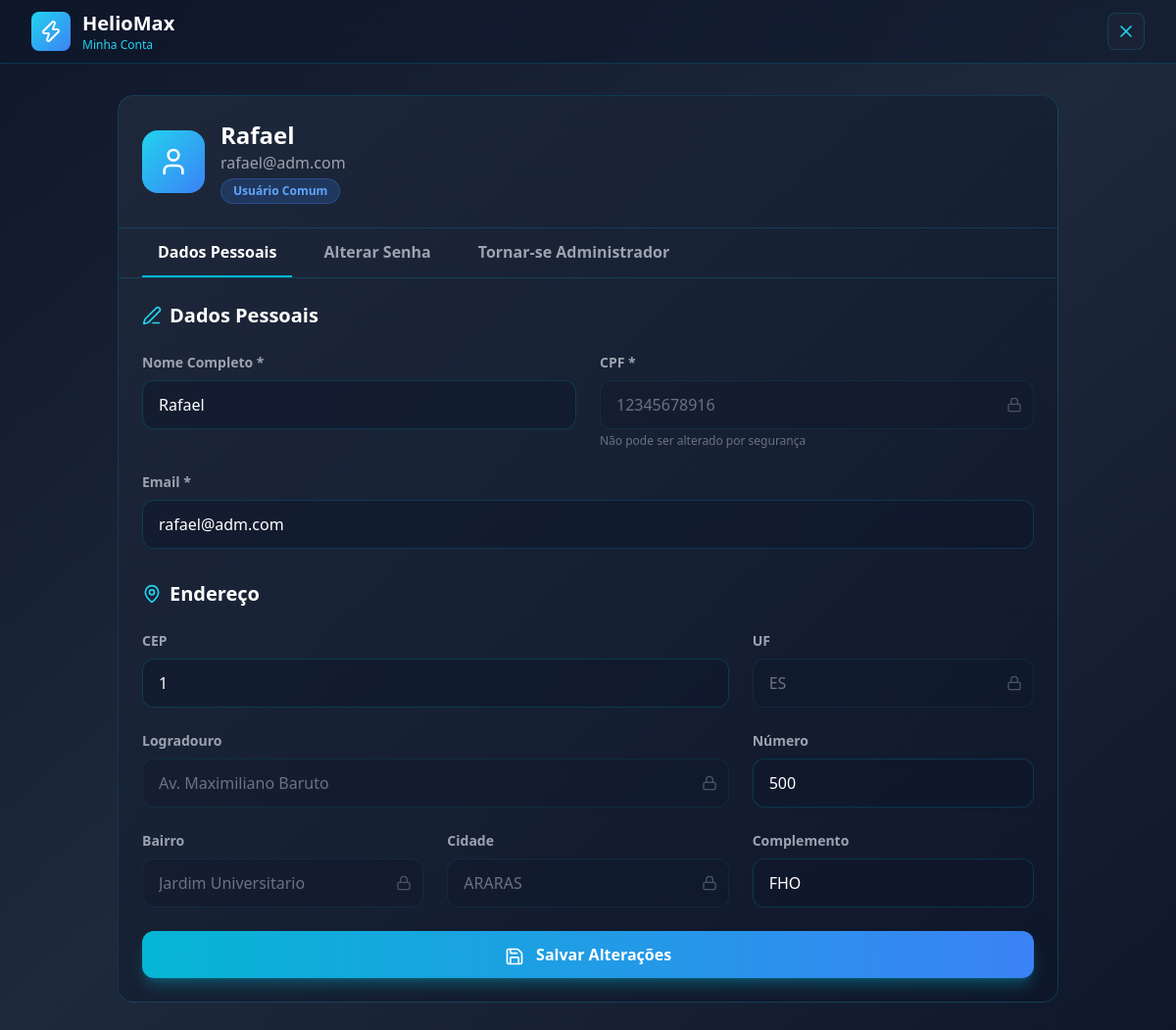
Screenshot of /codigoPWEB/pages/PHP/perfil.php (signed in) with the database file from the repository.
### tables this page shows
CREATE TABLE `usuario` (
  `ID_USER` int(11) NOT NULL,
  `NOME` varchar(100) NOT NULL,
  `CPF` varchar(11) NOT NULL,
  `EMAIL` varchar(150) NOT NULL,
  `SENHA` varchar(255) NOT NULL,
  `TIPO_USUARIO` tinyint(4) NOT NULL,
  `NUMERO_RESIDENCIA` varchar(10) NOT NULL,
  `COMPLEMENTO_ENDERECO` varchar(100) DEFAULT NULL,
  `FK_ID_CEP` int(11) NOT NULL
);

CREATE TABLE `cep` (
  `ID_CEP` int(11) NOT NULL,
  `CEP` varchar(9) DEFAULT NULL,
  `LOGRADOURO` varchar(255) NOT NULL,
  `FK_BAIRRO` int(11) NOT NULL
);

CREATE TABLE `estado` (
  `ID_ESTADO` int(11) NOT NULL,
  `UF` char(2) NOT NULL
);

CREATE TABLE `bairro` (
  `ID_BAIRRO` int(11) NOT NULL,
  `NOME` varchar(255) NOT NULL,
  `FK_CIDADE` int(11) NOT NULL
);

CREATE TABLE `cidade` (
  `ID_CIDADE` int(11) NOT NULL,
  `NOME` varchar(50) NOT NULL,
  `FK_ESTADO` int(11) NOT NULL
);

### codigoPWEB/pages/PHP/perfil.php (the view, shortened to what this page needs)
<?php
$host = '127.0.0.1';
$dbname = 'heliomax';
$username = 'root';
$password = '';
try {
     $pdo = new PDO("mysql:host=$host;dbname=$dbname;charset=utf8mb4", $username, $password);
     $pdo->setAttribute(PDO::ATTR_ERRMODE, PDO::ERRMODE_EXCEPTION);
} catch (PDOException $e) {
     die("Erro na conexão: " . $e->getMessage());
}
$user_id = $_SESSION['usuario_id'];
$stmt = $pdo->prepare("SELECT u.*,
                       c.CEP as CEP_USUARIO, /* CORRIGIDO: Selecionando 'CEP' da tabela 'cep' (c) */
                       u.NUMERO_RESIDENCIA,
                       u.COMPLEMENTO_ENDERECO,
                       c.CEP as CEP_TABELA,
                       c.LOGRADOURO,
                       b.NOME as bairro,
                       ci.NOME as cidade,
                       e.UF
                       FROM usuario u
                       LEFT JOIN cep c ON u.FK_ID_CEP = c.ID_CEP
                       LEFT JOIN bairro b ON c.FK_BAIRRO = b.ID_BAIRRO
                       LEFT JOIN cidade ci ON b.FK_CIDADE = ci.ID_CIDADE
                       LEFT JOIN estado e ON ci.FK_ESTADO = e.ID_ESTADO
                       WHERE u.ID_USER = ?");
$stmt->execute([$user_id]);
$usuario = $stmt->fetch();
?>
<!DOCTYPE html>
<html lang="pt-BR">
<head>
     <script src="https://cdn.tailwindcss.com"></script>
</head>
<body class="min-h-screen bg-gradient-to-br from-slate-900 via-slate-800 to-slate-900">
     <header class="bg-slate-900/50 backdrop-blur-xl border-b border-cyan-500/20 sticky top-0 z-50">
          <div class="max-w-7xl mx-auto px-4 sm:px-6 lg:px-8">
               <div class="flex items-center justify-between h-16">
                    <div class="flex items-center gap-3">
                         <div
                              class="w-10 h-10 bg-gradient-to-br from-cyan-400 to-blue-500 rounded-lg flex items-center justify-center">
                              <i data-lucide="zap" class="w-6 h-6 text-white"></i>
                         </div>
                         <div>
                              <h1 class="text-xl font-bold text-white">HelioMax</h1>
                              <p class="text-xs text-cyan-400">Minha Conta</p>
                         </div>
                    </div>
                    <div class="flex items-center gap-4">
                         <button onclick="window.history.back()"
                              class="p-2 bg-slate-800/50 hover:bg-slate-700/50 rounded-lg border border-cyan-500/20 hover:border-cyan-500/40 transition-all">
                              <i data-lucide="x" class="w-5 h-5 text-cyan-400"></i>
                         </button>
                    </div>
               </div>
          </div>
     </header>
     <main class="max-w-5xl mx-auto px-4 sm:px-6 lg:px-8 py-8">
          <div
               class="bg-gradient-to-br from-slate-800/95 to-slate-900/95 backdrop-blur-xl rounded-2xl border border-cyan-500/20">
               <div class="p-6 border-b border-cyan-500/20 flex items-center gap-4">
                    <div
                         class="w-16 h-16 bg-gradient-to-br from-cyan-400 to-blue-500 rounded-2xl flex items-center justify-center">
                         <i data-lucide="user" class="w-8 h-8 text-white"></i>
                    </div>
                    <div>
                         <h2 class="text-2xl font-bold text-white"><?php echo htmlspecialchars($usuario['NOME']); ?>
                         </h2>
                         <p class="text-gray-400"><?php echo htmlspecialchars($usuario['EMAIL']); ?></p>
                         <span
                              class="inline-block mt-1 px-3 py-1 bg-<?php echo $usuario['TIPO_USUARIO'] == 1 ? 'purple' : 'blue'; ?>-500/20 text-<?php echo $usuario['TIPO_USUARIO'] == 1 ? 'purple' : 'blue'; ?>-400 rounded-full text-xs font-semibold border border-<?php echo $usuario['TIPO_USUARIO'] == 1 ? 'purple' : 'blue'; ?>-500/30">
                              <?php echo $usuario['TIPO_USUARIO'] == 1 ? 'Administrador' : 'Usuário Comum'; ?>
                         </span>
                    </div>
               </div>
               <div class="border-b border-cyan-500/20 px-6">
                    <div class="flex gap-4">
                         <button onclick="mudarTab('dadosPessoais')" id="tabDadosPessoais"
                              class="px-4 py-3 text-white font-semibold border-b-2 border-cyan-500 transition-colors">
                              Dados Pessoais
                         </button>
                         <button onclick="mudarTab('alterarSenha')" id="tabAlterarSenha"
                              class="px-4 py-3 text-gray-400 font-semibold border-b-2 border-transparent hover:text-white transition-colors">
                              Alterar Senha
                         </button>
                         <?php if ($usuario['TIPO_USUARIO'] == 0): ?>
                              <button onclick="mudarTab('tornarAdmin')" id="tabTornarAdmin"
                                   class="px-4 py-3 text-gray-400 font-semibold border-b-2 border-transparent hover:text-white transition-colors">
                                   Tornar-se Administrador
                              </button>
                         <?php endif; ?>
                    </div>
               </div>
               <div id="contentDadosPessoais" class="p-6">
                    <form method="POST" action="">
                         <h3 class="text-xl font-bold text-white mb-6 flex items-center gap-2">
                              <i data-lucide="edit-3" class="w-5 h-5 text-cyan-400"></i>
                              Dados Pessoais
                         </h3>
                         <div class="grid grid-cols-1 md:grid-cols-2 gap-6 mb-6">
                              <div>
                                   <label class="block text-gray-400 text-sm font-semibold mb-2">Nome Completo *</label>
                                   <input type="text" name="nome" required
                                        value="<?php echo htmlspecialchars($usuario['NOME']); ?>"
                                        class="w-full px-4 py-3 bg-slate-900/50 border border-cyan-500/20 rounded-xl text-white placeholder-gray-500 focus:outline-none focus:border-cyan-500/50 transition-colors">
                              </div>
                              <div>
                                   <label class="block text-gray-400 text-sm font-semibold mb-2">CPF *</label>
                                   <div class="relative">
                                        <input type="text" value="<?php echo htmlspecialchars($usuario['CPF']); ?>"
                                             readonly disabled
                                             class="w-full px-4 py-3 bg-slate-900/30 border border-cyan-500/10 rounded-xl text-gray-500 cursor-not-allowed focus:outline-none">
                                        <div class="absolute right-3 top-1/2 transform -translate-y-1/2">
                                             <i data-lucide="lock" class="w-4 h-4 text-gray-600"></i>
                                        </div>
                                   </div>
                                   <p class="text-xs text-gray-500 mt-1">Não pode ser alterado por segurança</p>
                              </div>
                              <div class="md:col-span-2">
                                   <label class="block text-gray-400 text-sm font-semibold mb-2">Email *</label>
                                   <input type="email" name="email" required
                                        value="<?php echo htmlspecialchars($usuario['EMAIL']); ?>"
                                        class="w-full px-4 py-3 bg-slate-900/50 border border-cyan-500/20 rounded-xl text-white placeholder-gray-500 focus:outline-none focus:border-cyan-500/50 transition-colors">
                              </div>
                         </div>
                         <h3 class="text-xl font-bold text-white mb-6 flex items-center gap-2 mt-8">
                              <i data-lucide="map-pin" class="w-5 h-5 text-cyan-400"></i>
                              Endereço
                         </h3>
                         <div class="grid grid-cols-1 md:grid-cols-3 gap-6 mb-6">
                              <div class="md:col-span-2">
                                   <label class="block text-gray-400 text-sm font-semibold mb-2">CEP</label>
                                   <input type="text" name="cep_perfil" id="cep_perfil" placeholder="Ex: 13610-100"
                                        maxlength="9"
                                        value="<?php echo htmlspecialchars($usuario['CEP_USUARIO'] ?? $usuario['CEP_TABELA'] ?? ''); ?>"
                                        class="w-full px-4 py-3 bg-slate-900/50 border border-cyan-500/20 rounded-xl text-white placeholder-gray-500 focus:outline-none focus:border-cyan-500/50 transition-colors">
                              </div>
                              <div>
                                   <label class="block text-gray-400 text-sm font-semibold mb-2">UF</label>
                                   <div class="relative">
                                        <input type="text" name="uf_perfil" id="uf_perfil"
                                             value="<?php echo htmlspecialchars($usuario['UF'] ?? ''); ?>"
                                             placeholder="Ex: SP" maxlength="2" readonly
                                             class="w-full px-4 py-3 bg-slate-900/30 border border-cyan-500/10 rounded-xl text-gray-500 cursor-not-allowed focus:outline-none uppercase">
                                        <div class="absolute right-3 top-1/2 transform -translate-y-1/2">
                                             <i data-lucide="lock" class="w-4 h-4 text-gray-600"></i>
                                        </div>
                                   </div>
                              </div>
                              <div class="md:col-span-2">
                                   <label class="block text-gray-400 text-sm font-semibold mb-2">Logradouro</label>
                                   <div class="relative">
                                        <input type="text" name="logradouro_perfil" id="logradouro_perfil"
                                             value="<?php echo htmlspecialchars($usuario['LOGRADOURO'] ?? ''); ?>"
                                             placeholder="Ex: Av. Paulista" readonly
                                             class="w-full px-4 py-3 bg-slate-900/30 border border-cyan-500/10 rounded-xl text-gray-500 cursor-not-allowed focus:outline-none">
                                        <div class="absolute right-3 top-1/2 transform -translate-y-1/2">
                                             <i data-lucide="lock" class="w-4 h-4 text-gray-600"></i>
                                        </div>
                                   </div>
                              </div>
                              <div>
                                   <label class="block text-gray-400 text-sm font-semibold mb-2">Número</label>
                                   <input type="text" name="numero_residencia" id="numero_residencia_perfil"
                                        value="<?php echo htmlspecialchars($usuario['NUMERO_RESIDENCIA'] ?? ''); ?>"
                                        oninput="this.value = this.value.replace(/\D/g, '')" inputmode="numeric"
                                        placeholder="Ex: 123"
                                        class="w-full px-4 py-3 bg-slate-900/50 border border-cyan-500/20 rounded-xl text-white placeholder-gray-500 focus:outline-none focus:border-cyan-500/50 transition-colors">
                              </div>
                              <div>
                                   <label class="block text-gray-400 text-sm font-semibold mb-2">Bairro</label>
                                   <div class="relative">
                                        <input type="text" name="bairro_perfil" id="bairro_perfil"
                                             value="<?php echo htmlspecialchars($usuario['bairro'] ?? ''); ?>"
                                             placeholder="Ex: Bela Vista" readonly
                                             class="w-full px-4 py-3 bg-slate-900/30 border border-cyan-500/10 rounded-xl text-gray-500 cursor-not-allowed focus:outline-none">
                                        <div class="absolute right-3 top-1/2 transform -translate-y-1/2">
                                             <i data-lucide="lock" class="w-4 h-4 text-gray-600"></i>
                                        </div>
                                   </div>
                              </div>
                              <div>
                                   <label class="block text-gray-400 text-sm font-semibold mb-2">Cidade</label>
                                   <div class="relative">
                                        <input type="text" name="cidade_perfil" id="cidade_perfil"
                                             value="<?php echo htmlspecialchars($usuario['cidade'] ?? ''); ?>"
                                             placeholder="Ex: São Paulo" readonly
                                             class="w-full px-4 py-3 bg-slate-900/30 border border-cyan-500/10 rounded-xl text-gray-500 cursor-not-allowed focus:outline-none">
                                        <div class="absolute right-3 top-1/2 transform -translate-y-1/2">
                                             <i data-lucide="lock" class="w-4 h-4 text-gray-600"></i>
                                        </div>
                                   </div>
                              </div>
                              <div>
                                   <label class="block text-gray-400 text-sm font-semibold mb-2">Complemento</label>
                                   <input type="text" name="complemento" id="complemento_perfil"
                                        value="<?php echo htmlspecialchars($usuario['COMPLEMENTO_ENDERECO'] ?? ''); ?>"
                                        placeholder="Ex: Apto 10"
                                        class="w-full px-4 py-3 bg-slate-900/50 border border-cyan-500/20 rounded-xl text-white placeholder-gray-500 focus:outline-none focus:border-cyan-500/50 transition-colors">
                              </div>
                         </div>
                         <button type="submit"
                              class="w-full bg-gradient-to-r from-cyan-500 to-blue-500 hover:from-cyan-600 hover:to-blue-600 text-white font-bold py-3 px-6 rounded-xl transition-all duration-300 hover:scale-105 shadow-lg shadow-cyan-500/30">
                              <i data-lucide="save" class="w-5 h-5 inline-block mr-2"></i>
                              Salvar Alterações
                         </button>
                    </form>
               </div>
          </div>
     </main>
</body>
</html>

### rows the page displays
usuario: NOME "Rafael", EMAIL "rafael@adm.com", nome "Rafael", CPF "12345678916", email "rafael@adm.com", cep_perfil "1", uf_perfil "ES", logradouro_perfil "Av. Maximiliano Baruto", numero_residencia "500", bairro_perfil "Jardim Universitario", cidade_perfil "ARARAS", complemento "FHO"
